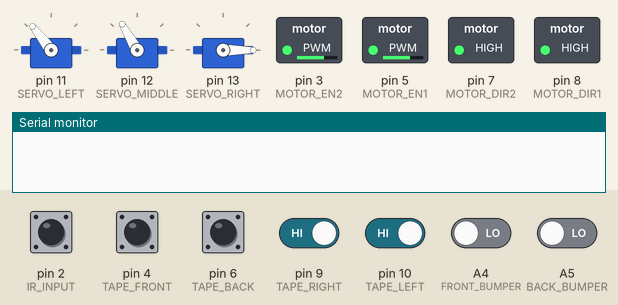
Simulated run of this sketch. Board: Arduino Uno, built with avr-gcc and run on an emulated ATmega328P. Shown: 3 × servo, switched loads named in the sketch (green lamp = pin HIGH), the last lines printed to the serial monitor. The inputs (shaded band) are chosen by the test bench; at power-on: pin 4 (TAPE_FRONT), pin 6 (TAPE_BACK), pin 9 (TAPE_RIGHT), pin 10 (TAPE_LEFT) HIGH, A4 (FRONT_BUMPER), A5 (BACK_BUMPER), pin 2 (IR_INPUT) LOW.

Above: at 1.2 s.
1.3 s: pin 2 (IR_INPUT) pulsed HIGH 2 times (0.12 s each, 0.3 s apart)
At 1.7 s:
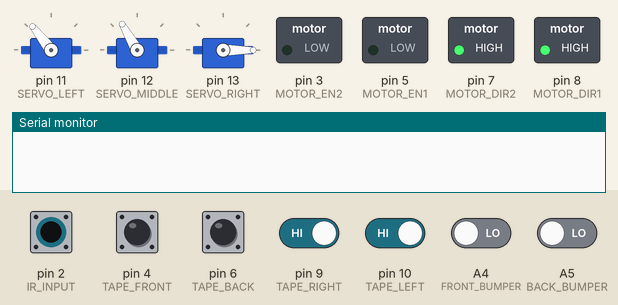
At 3.6 s:
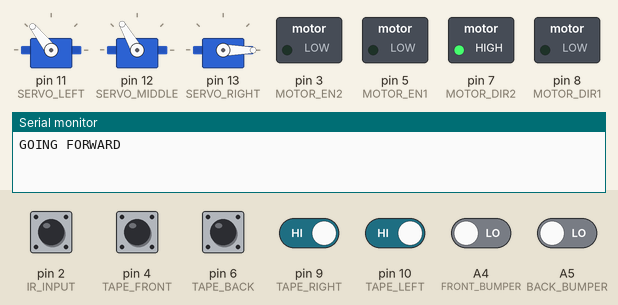
4.3 s: pin 9 (TAPE_RIGHT) driven LOW and pin 10 (TAPE_LEFT) driven LOW
At 6.9 s:
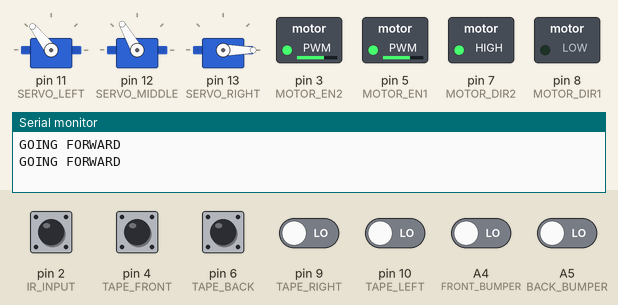
Timing chart, 0 to 8.4 s (numbered marks = the images above; inputs shaded):
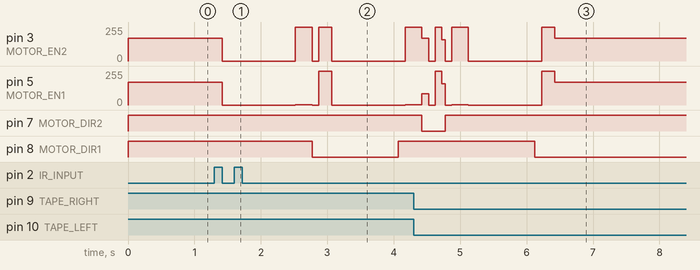

The sketch:

competition.ino
```cpp
/*
 * checkoff
 * ===================
 * Code necessary to complete final checkoff requirements
 *
 * The Raiders - ME210
 * 03/03/2016
 */

#include <Timers.h>   // For motor control
#include <Servo.h> // For servo-controlled token arms

#define DEBUG false
#define BYPASS false

#define TURN_TIME    0
#define T_TURN_DELAY 1000
#define BUCKET_DELAY 1000
#define BUCKET_FORWARD_TIME 300
#define LOAD_BACKUP_TIME 100
#define LOAD_TIME    3000

// Motor constants
#define FORWARD1     LOW   //high is forward for motor 1
#define FORWARD2     HIGH  //low is forward for motor 2

#define GO_FORWARD   0
#define GO_BACK      1
#define GO_LEFT      2
#define GO_RIGHT     3
#define STOP         4

#define MOTOR1_FORWARD 170
#define MOTOR2_FORWARD 170
#define MOTOR1_BACK    160
#define MOTOR2_BACK    160

#define BACKALL1       190
#define BACKALL2       173

// PINS AND SERVOS
#define IR_INPUT     2
#define TAPE_BACK    6  // PWM
#define TAPE_FRONT   4
#define TAPE_RIGHT   9  // PWM
#define TAPE_LEFT    10  // PWM
#define MOTOR_DIR2   7
#define MOTOR_DIR1   8
#define MOTOR_EN1    5  // PWM
#define MOTOR_EN2    3  // PWM
#define SERVO_LEFT   11 // PWM
#define SERVO_MIDDLE 12
#define SERVO_RIGHT  13
#define FRONT_BUMPER A4
#define BACK_BUMPER  A5

// States
#define IR_SEEK_STATE 0
#define FORWARD_TO_TAPE_STATE 1
#define TURN_ONTO_LINE_STATE 2
#define LINE_FOLLOW_TO_CORNER_STATE 3
#define LEFT_TURN_STATE 4
#define LINE_FOLLOW_TO_T_STATE 5
#define RIGHT_TURN_STATE 6
#define LINE_FOLLOW_TO_BUCKET_STATE 7
#define BACK_STATE 8
#define LOADING_STATE 9
#define STOP_STATE 10

// IR SEEK states
#define   ROT_SEARCHING     0
#define   ROT_ORI           1
#define   TO_BEACON         2

// global state
static int global_state;

// Servos
static Servo ServoLeft;
static Servo ServoRight;
static Servo ServoMiddle;

// Bypass code for quick testing
void doBypass(){

  // turn motors off if necessary
  analogWrite(MOTOR_EN1, 0);
  analogWrite(MOTOR_EN2, 0);

 // Serial.println(digitalRead(IR_INPUT));
 Serial.print("Front: "); Serial.println(digitalRead(FRONT_BUMPER));
 Serial.print("Back: ");  Serial.println(digitalRead(BACK_BUMPER));
}

unsigned char getState();

bool detectTapeState(unsigned char current_state, unsigned char desired);
void stopAll();
void turnLeft(unsigned int t_delay);
void turnRight(unsigned int t_delay);
void goForward();
void goForward(int, int);
void goBack();

/******************
 * LINE_FOLLOWING *
 ******************/
#define FOLLOW_FORWARD 0
#define FOLLOW_LEFT    1
#define FOLLOW_RIGHT   2

unsigned char currentFollowState = FOLLOW_FORWARD;
void lineFollow(unsigned char tape_state);
void lineFollowBack(unsigned char tape_state);

bool bumperTriggered();
void deployTokens();
unsigned char getState();
bool tapeLeft(unsigned char tape_state);
bool tapeRight(unsigned char tape_state);
bool tapeFront(unsigned char tape_state);
bool tapeBack(unsigned char tape_state);

//// ****************************** ////

void setup() {

  Serial.begin(9600);

  if(!BYPASS){

    global_state = IR_SEEK_STATE;

    pinMode(MOTOR_EN1, OUTPUT);
    pinMode(MOTOR_DIR1, OUTPUT);
    pinMode(MOTOR_EN2, OUTPUT);
    pinMode(MOTOR_DIR2, OUTPUT);

    digitalWrite(MOTOR_DIR1, !FORWARD1); // set motors to turn initially for IR sensing
    digitalWrite(MOTOR_DIR2, FORWARD2);

    analogWrite(MOTOR_EN1, MOTOR1_FORWARD);
    analogWrite(MOTOR_EN2, MOTOR2_FORWARD);

    //IR sensor
    pinMode(IR_INPUT, INPUT);

    pinMode(TAPE_FRONT, INPUT_PULLUP);
    pinMode(TAPE_BACK, INPUT_PULLUP);
    pinMode(TAPE_LEFT, INPUT_PULLUP);
    pinMode(TAPE_RIGHT, INPUT_PULLUP);

    ServoLeft.attach(SERVO_LEFT);
    ServoMiddle.attach(SERVO_MIDDLE);
    ServoRight.attach(SERVO_RIGHT);

    // put servos into position (disabled to avoid tokens flying out)
    ServoLeft.write(128);
    ServoRight.write(0);
    ServoMiddle.write(120);
  }
}

void loop() {

  if(BYPASS) doBypass();
  else{

    int tape_state = getState();
    switch(global_state){
      case IR_SEEK_STATE:
          if(detectedIRBeacon()){
              stopAll();
              delay(1000);
              turnRight(0);
              goForward();

              global_state = FORWARD_TO_TAPE_STATE;
          }
          break;
      case FORWARD_TO_TAPE_STATE:
          if(tapeFront(tape_state)){ // forward sensor only; add if necessary
              stopAll();
              delay(1000);
              turnRight(0);
              delay(5);
              goBack();
              delay(50);
              turnRight(0);
              global_state = TURN_ONTO_LINE_STATE;
          }
          break;
      case TURN_ONTO_LINE_STATE:
          if(detectTapeState(tape_state, 0B1001)){
              stopAll();
              delay(1000);
              goForward();
              global_state = LINE_FOLLOW_TO_BUCKET_STATE;
              currentFollowState = FOLLOW_FORWARD;
          }
          break;
      case LINE_FOLLOW_TO_BUCKET_STATE:
          if(bumperTriggered()){
              delay(300);
              stopAll();
              deployTokens();
              global_state = BACK_STATE;
              goBack(BACKALL1, BACKALL2);
              delay(500);
              currentFollowState = FOLLOW_FORWARD;
          }
          break;
      case BACK_STATE:
          //if(tapeLeft(tape_state) && tapeRight(tape_state)){
          if(tapeFront(tape_state) && !tapeRight(tape_state) && !tapeLeft(tape_state)){
              delay(LOAD_BACKUP_TIME);
              stopAll();
              global_state = LOADING_STATE;
          };
          break;
      case LOADING_STATE:
          delay(LOAD_TIME);
          goForward(MOTOR1_FORWARD-15, MOTOR2_FORWARD);
          delay(LOAD_BACKUP_TIME);
          global_state = LINE_FOLLOW_TO_BUCKET_STATE;
          break;
      case STOP_STATE:
          break;
    }
  }
}

bool detectTapeState(unsigned char current_state, unsigned char desired){
    return current_state == desired;
}

void stopAll(){
    analogWrite(MOTOR_EN1, 0);
    analogWrite(MOTOR_EN2, 0);
}

void turnLeft(unsigned int t_delay){

    digitalWrite(MOTOR_DIR1, FORWARD1);
    digitalWrite(MOTOR_DIR2, !FORWARD2);

    delay(t_delay);

    analogWrite(MOTOR_EN1, 0);
    analogWrite(MOTOR_EN2, 0);

    delay(100);

    analogWrite(MOTOR_EN1, 255);
    analogWrite(MOTOR_EN2, -255);

    delay(300);

    analogWrite(MOTOR_EN1, MOTOR1_FORWARD);
    analogWrite(MOTOR_EN2, -MOTOR2_FORWARD); // turn left
}

void turnRight(unsigned int t_delay){

    digitalWrite(MOTOR_DIR1, !FORWARD1);
    digitalWrite(MOTOR_DIR2, FORWARD2);

    delay(t_delay);

    analogWrite(MOTOR_EN1, 0);
    analogWrite(MOTOR_EN2, 0);

    delay(100);

    analogWrite(MOTOR_EN1, -255);
    analogWrite(MOTOR_EN2, 255);

    delay(250);

    analogWrite(MOTOR_EN1, -MOTOR1_FORWARD);
    analogWrite(MOTOR_EN2, MOTOR2_FORWARD); // turn right
}

void goForward(int m1, int m2){
    Serial.println("GOING FORWARD");

    digitalWrite(MOTOR_DIR1, FORWARD1);
    digitalWrite(MOTOR_DIR2, FORWARD2);

    analogWrite(MOTOR_EN1, 0);
    analogWrite(MOTOR_EN2, 0);

    delay(100);

    analogWrite(MOTOR_EN1, 255);
    analogWrite(MOTOR_EN2, 255);

    delay(200);

    analogWrite(MOTOR_EN1, m1);
    analogWrite(MOTOR_EN2, m2); // go forwards
}

void goForward(){
    goForward(MOTOR1_FORWARD, MOTOR2_FORWARD);
}

void goBack(int m1, int m2){
    digitalWrite(MOTOR_DIR1, !FORWARD1);
    digitalWrite(MOTOR_DIR2, !FORWARD2);

    delay(100);

    analogWrite(MOTOR_EN1, 0);
    analogWrite(MOTOR_EN2, 0);

    delay(100);

    analogWrite(MOTOR_EN1, 255);
    analogWrite(MOTOR_EN2, 255);

    delay(100);

    analogWrite(MOTOR_EN1, m1);
    analogWrite(MOTOR_EN2, m2);
}

void goBack(){
    goBack(MOTOR1_BACK, MOTOR2_BACK);
}

/******************
 * LINE_FOLLOWING *
 ******************/
void lineFollow(unsigned char tape_state){

    if(currentFollowState == FOLLOW_FORWARD){
        if(tapeFront(tape_state)) return;
        else if(tapeLeft(tape_state)){
            currentFollowState = FOLLOW_LEFT;
            turnLeft(0);
        }else if(tapeRight(tape_state)){
            currentFollowState = FOLLOW_RIGHT;
            turnRight(0);
        }
    }else if(currentFollowState == FOLLOW_LEFT){
        if(tapeFront(tape_state)){
            currentFollowState = FOLLOW_FORWARD;
            goForward();
        }
    }else if(currentFollowState == FOLLOW_RIGHT){
        if(tapeFront(tape_state)){
            currentFollowState = FOLLOW_FORWARD;
            goForward();
        }
    }
}

void lineFollowBack(unsigned char tape_state){
    if(currentFollowState == FOLLOW_FORWARD){
        if(tapeBack(tape_state)) return;
        else if(tapeLeft(tape_state)){
            currentFollowState = FOLLOW_LEFT;
            turnRight(0);
        }else if(tapeRight(tape_state)){
            currentFollowState = FOLLOW_RIGHT;
            turnLeft(0);
        }
    }else if(currentFollowState == FOLLOW_LEFT){
        if(tapeBack(tape_state)){
            currentFollowState = FOLLOW_FORWARD;
            goBack();
        }
    }else if(currentFollowState == FOLLOW_RIGHT){
        if(tapeBack(tape_state)){
            currentFollowState = FOLLOW_FORWARD;
            goBack();
        }
    }
}
/*****************
 * IR_SEEK STATE *
 *****************/

bool detectedIRBeacon(){
  static int prevBeacon = 0;
  int reading = digitalRead(IR_INPUT);
  if(prevBeacon == 0 && reading == 1) delay(100);
  bool returnVal = (reading == 0 && prevBeacon == 1);
  prevBeacon = reading;
  return returnVal;
}

/******************
 * BUMPER TRIGGER *
 ******************/
bool bumperTriggered(){
    static int prevFront = 0;
    static int prevBack = 0;
    bool triggered = (!digitalRead(FRONT_BUMPER) && prevFront == 1) || (!digitalRead(BACK_BUMPER) && prevBack == 1);
    prevFront = digitalRead(FRONT_BUMPER);
    prevBack = digitalRead(BACK_BUMPER);
    return triggered;
}

/*****************
 * SERVO / TOKENS*
 *****************/
void deployTokens() {

  ServoLeft.write(40);   // Rotate servo counter clockwise
  ServoRight.write(100);
  ServoMiddle.write(65);

  delay(2000);// Wait 2 seconds

  ServoLeft.write(128);
  ServoRight.write(0);
  ServoMiddle.write(100);
}

/*****************
 * TAPE TESTING  *
 *****************/
unsigned char getState(){
  unsigned char result = digitalRead(TAPE_FRONT);
  result |= digitalRead(TAPE_LEFT) << 1;
  result |= digitalRead(TAPE_RIGHT) << 2;
  return result | digitalRead(TAPE_BACK) << 3;
}

bool tapeLeft(unsigned char tape_state){
    return (tape_state & 0B0010) >> 1;
}

bool tapeRight(unsigned char tape_state){
    return (tape_state & 0B0100) >> 2;
}

bool tapeFront(unsigned char tape_state){
    return tape_state & 0B0001;
}

bool tapeBack(unsigned char tape_state){
    return (tape_state & 0B1000) >> 3;
}
```

Measured:
- after the input at 1.3 s, pin 3 (MOTOR_EN2): goes 0/255 1.1 s, 255/255 0.25 s, 0/255 0.10 s, 255/255 0.20 s, 0/255 1.1 s, then 255/255, starting after 0.12 s; pin 5 (MOTOR_EN1): 170/255 → 0/255 after 0.12 s, → 1/255 1.1 s later, → 0/255 0.25 s later, → 255/255 0.10 s later, … (6 changes in this stretch)
- after the input at 4.3 s, pin 8 (MOTOR_DIR1): HIGH → LOW after 1.8 s
